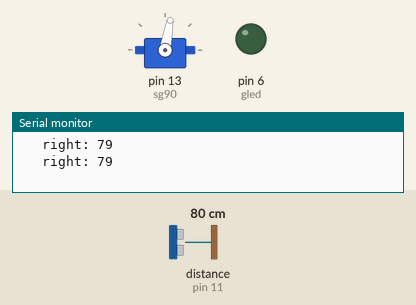
Bench run of a sketch on a simulated Arduino Uno, built with avr-gcc and run on an emulated ATmega328P. Parts: servo, output pins drawn as LEDs (lit = HIGH), the last lines printed to the serial monitor. Wiring (inferred from the names in the program): ultrasonic range finder: trigger pin 10; echo pin 11. Inputs (shaded band) come from the test bench; at power-on: distance to the obstacle (sensor on pin 11) 80 cm. The echo pulse lasts 58.3 µs per cm; pins used as bus, display or sensor lines are not drawn.

Above: at 1.8 s.
1.9 s: distance to the obstacle (sensor on pin 11) set to 34 cm
3.4 s: distance to the obstacle (sensor on pin 11) set to 27 cm
At 5.2 s:
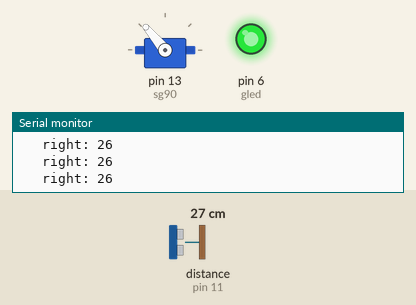
5.5 s: distance to the obstacle (sensor on pin 11) set to 35 cm
At 7.4 s:
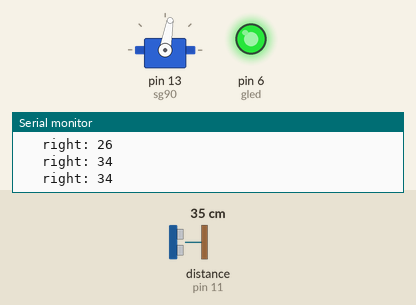
8.0 s: distance to the obstacle (sensor on pin 11) set to 2 cm
At 9.2 s:
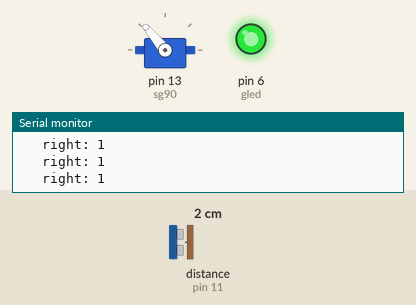
10.0 s: distance to the obstacle (sensor on pin 11) set to 60 cm
At 11.8 s:
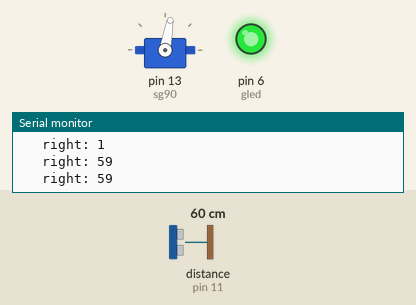
Timing chart, 0 to 13.3 s (numbered marks = the images above; inputs shaded):
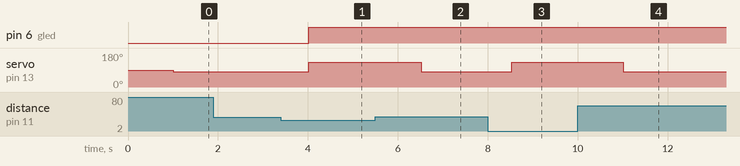

Measured:
- the behaviour switches between 31 and 30 cm on distance to the obstacle (sensor on pin 11) (found by bisection; images 0 and 1)
- after the input at 3.4 s, pin 6 (gled): LOW → HIGH after 0.62 s; servo on pin 13 (sg90): 80° → 130° after 0.62 s
- after the input at 5.5 s, servo on pin 13 (sg90): 130° → 80° after 1.0 s
- after the input at 8.0 s, servo on pin 13 (sg90): 80° → 130° after 0.53 s
- after the input at 10.0 s, servo on pin 13 (sg90): 130° → 80° after 1.0 s

The sketch:

cop_kova.ino
```cpp
#include <Servo.h>
Servo sg90;
int trigger = 10;
int echo = 11;
int gled = 6;


long time;
long distance;

void setup() {
  pinMode(trigger, OUTPUT);
  pinMode(echo, INPUT);
  pinMode(gled,OUTPUT);
  Serial.begin(9600);
  sg90.attach(13);
}

void loop() {
  digitalWrite(trigger, 0);
  delayMicroseconds(5);
  digitalWrite(trigger, 1);
  delayMicroseconds(10);
  digitalWrite(trigger, 0);

  time = pulseIn(echo, 1);
  distance = time / 29.1 / 2;

  Serial.print("   ");
  Serial.print("right: ");
  Serial.println(distance);

  if (distance < 30)

  {
    sg90.write(130);
    digitalWrite(gled,1);
  }

  else {
    delay(1000);
    sg90.write(80);
  }
}
```
